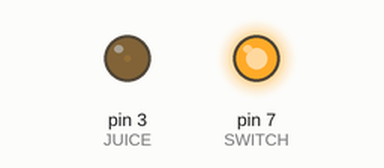
This sketch was run on a simulated Arduino Uno, built with avr-gcc and run on an emulated ATmega328P. On the bench: output pins drawn as LEDs (lit = HIGH).

Above: at 0.05 s.
At 2.55 s:
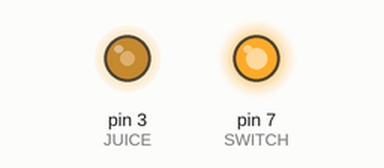
At 5.1 s:
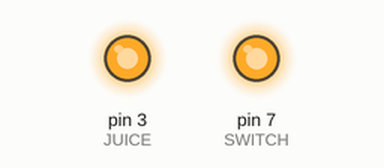
At 10.2 s:
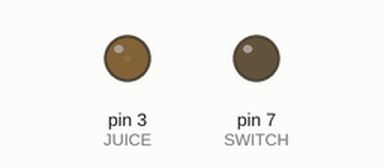
Timing chart, 0 to 13.3 s (numbered marks = the images above):
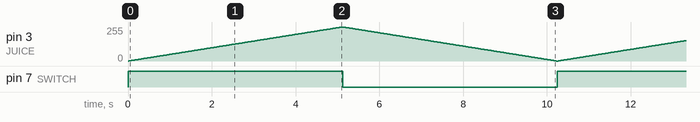

The sketch:

LEDs_with_Relais.ino
```cpp
#include "Arduino.h"

#define SWITCH 7
#define JUICE  3
#define delayTime 20
//The setup function is called once at startup of the sketch
void setup()
{
	pinMode(SWITCH, OUTPUT);
	pinMode(JUICE, OUTPUT);
	digitalWrite(SWITCH, HIGH);
	analogWrite(JUICE, 0);
	Serial.begin(9600);
}

// The loop function is called in an endless loop
void loop()
{
	int i =  0;
	// one LED on, from 0 to full
	digitalWrite(SWITCH, HIGH);
	analogWrite(JUICE, 0);

	for (i = 0; i < 256; i++)
	{
		analogWrite(JUICE, i);
		delay(delayTime);
	}
	// now switch to other LED and fade it
	digitalWrite(SWITCH, LOW);
	for (i = 255; i >= 0; i--)
	{
		analogWrite(JUICE, i);
		delay(delayTime);
	}
}
```

Measured:
- by itself, pin 7 (SWITCH): alternates HIGH for 5.1 s and LOW for 5.1 s
